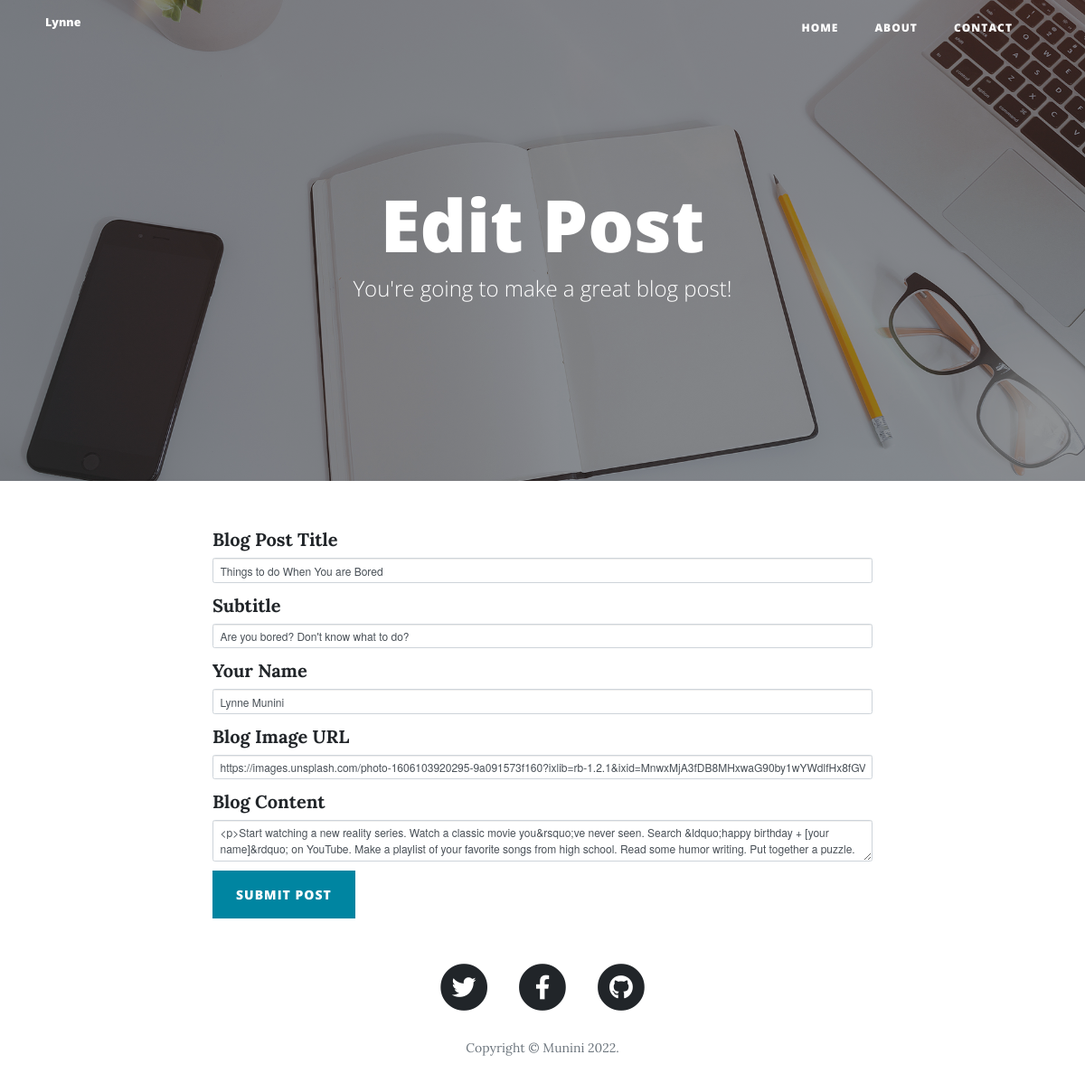
/edit-post/5, run on an earlier commit of the app's database.
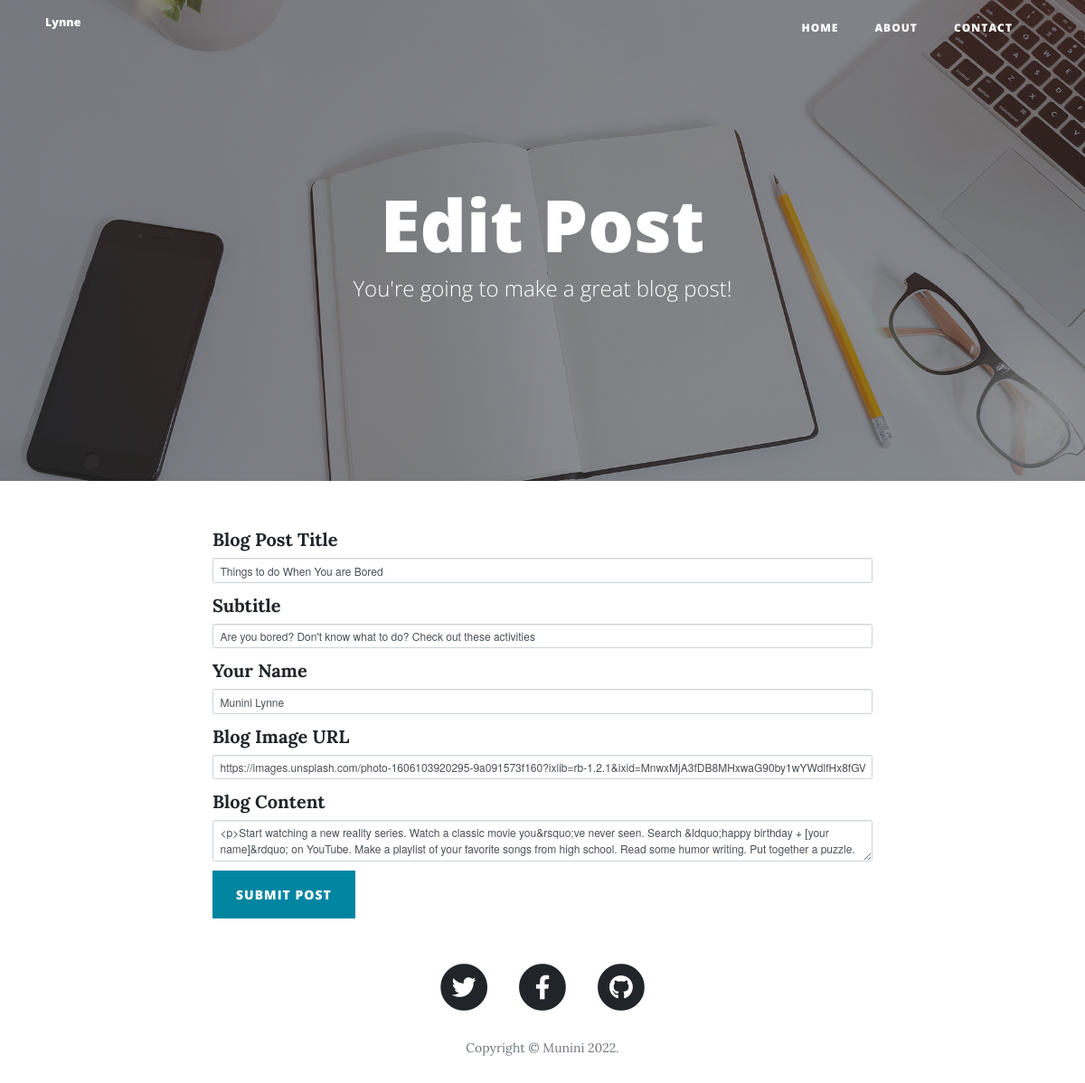
And on a later commit of the database.
### main.py (models this page shows)
class BlogPost(db.Model):
    id = db.Column(db.Integer, primary_key=True)
    title = db.Column(db.String(250), unique=True, nullable=False)
    subtitle = db.Column(db.String(250), nullable=False)
    date = db.Column(db.String(250), nullable=False)
    body = db.Column(db.Text, nullable=False)
    author = db.Column(db.String(250), nullable=False)
    img_url = db.Column(db.String(250), nullable=False)

### main.py (the view, shortened to what this page needs)
@app.route('/edit-post/<int:post_id>', methods=["GET","POST"])
def edit(post_id):
    post_to_edit = BlogPost.query.get(post_id)
    edit_form = CreatePostForm(
    title=post_to_edit.title,
    subtitle=post_to_edit.subtitle,
    img_url=post_to_edit.img_url,
    author=post_to_edit.author,
    body=post_to_edit.body
    )
    return render_template("make-post.html", form=edit_form, edit_post = True)

### main.py
class CreatePostForm(FlaskForm):
    title = StringField("Blog Post Title", validators=[DataRequired()])
    subtitle = StringField("Subtitle", validators=[DataRequired()])
    author = StringField("Your Name", validators=[DataRequired()])
    img_url = StringField("Blog Image URL", validators=[DataRequired(), URL()])
    body = CKEditorField("Blog Content", validators=[DataRequired()])
    submit = SubmitField("Submit Post")

### templates/make-post.html (shortened to what this page needs)
{% extends 'bootstrap/base.html' %}
{% import "bootstrap/wtf.html" as wtf %}
{% block content %}
{% include "header.html" %}
  <header class="masthead" style="background-image: url('{{ url_for('static', filename='img/edit-bg.jpg')}}')">
    <div class="overlay"></div>
    <div class="container">
      <div class="row">
        <div class="col-lg-8 col-md-10 mx-auto">
          <div class="page-heading">
            {% if edit_post: %}
                <h1>Edit Post</h1>
            {% else: %}
                <h1>New Post</h1>
            {% endif %}
            <span class="subheading">You're going to make a great blog post!</span>
          </div>
        </div>
      </div>
    </div>
  </header>
  <div class="container">
    <div class="row">
      <div class="col-lg-8 col-md-10 mx-auto">
        {{ wtf.quick_form(form, button_map={'submit': 'primary'}) }}
      </div>
    </div>
  </div>
{% include "footer.html" %}
{% endblock %}

What changed in the data, as far as the page shows it:
changed BlogPost "Things to do When You are Bored": subtitle "Are you bored? Don't know what to do?" → "Are you bored? Don't know what to do? Check out these activities"; author "Lynne Munini" → "Munini Lynne"
